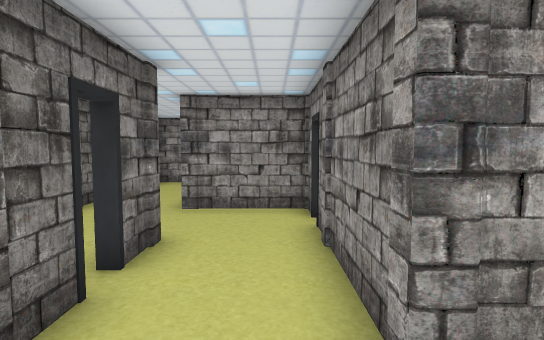
View 1 (above)

17 first-person views from a walk through a Unity game level. The camera is 1.5 m above the floor, tilts 4° down and sees 80° across. Doors are open. The floor is counted in squares, 1 m on a side. Each view is taken from the middle of a square. On the plan, view 1 faces up. The plan holds only what a view shows up to about 15 squares ahead; the rest is blank. The player is left out.

View 2
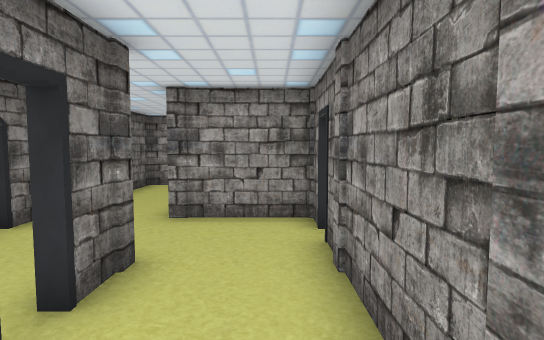

View 3
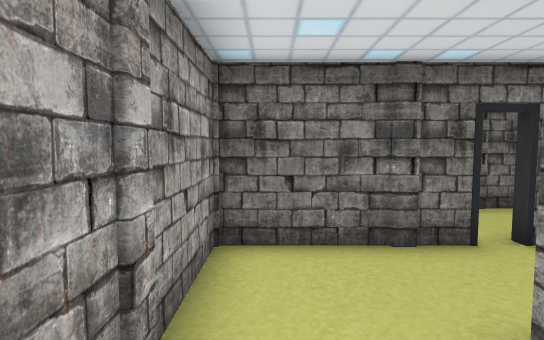

View 4
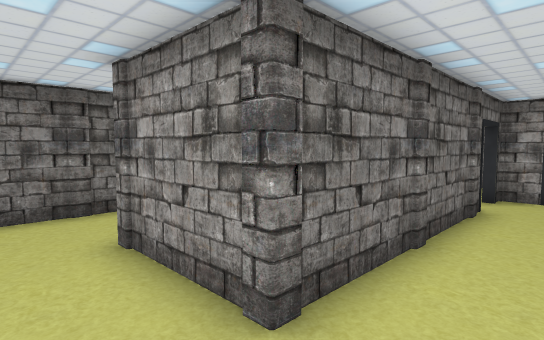

View 5
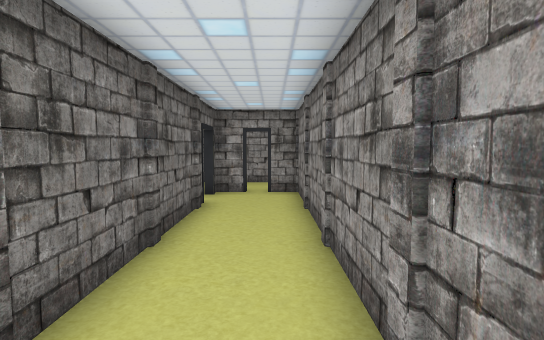

View 6
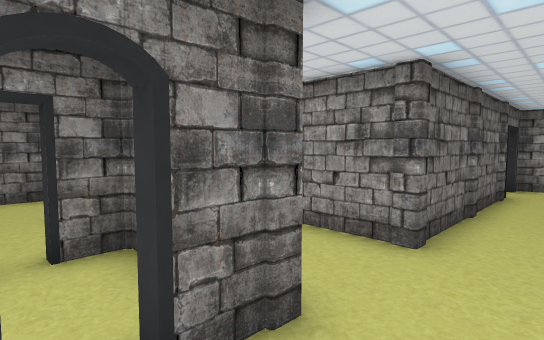

View 7
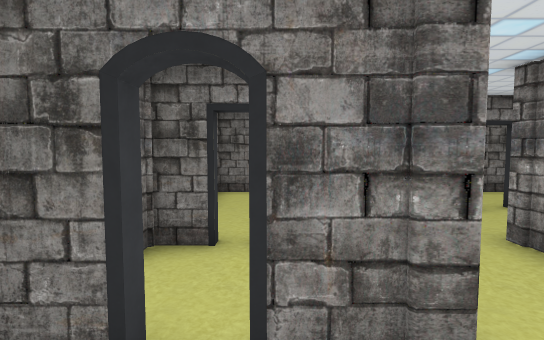

View 8
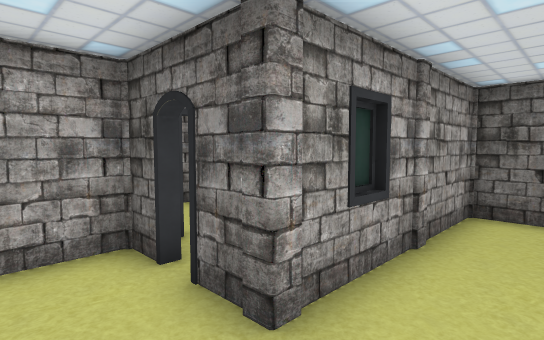

View 9
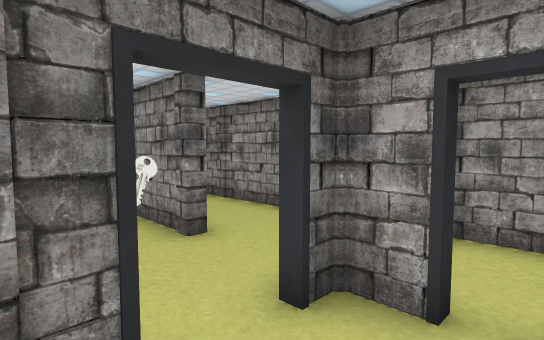

View 10
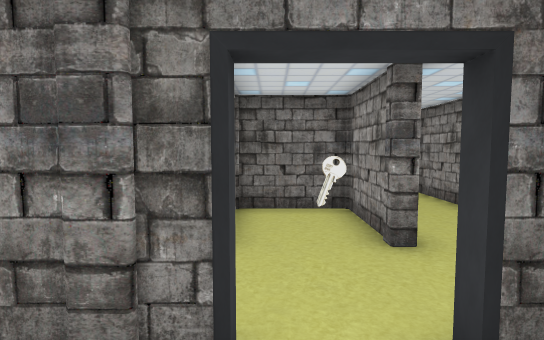

View 11
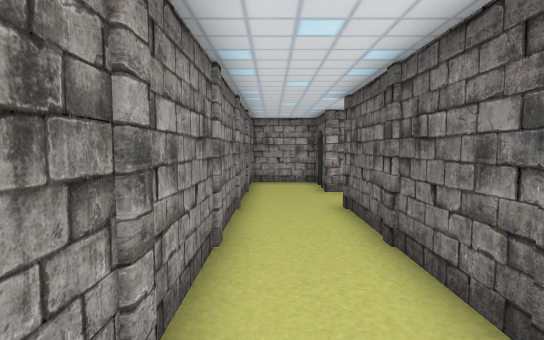

View 12
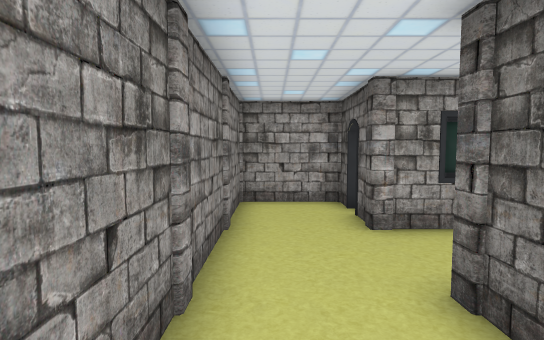

View 13
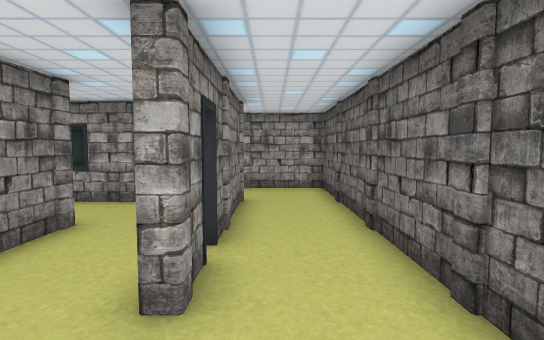

View 14
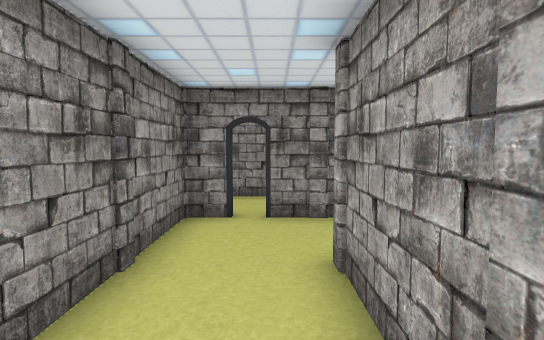

View 15
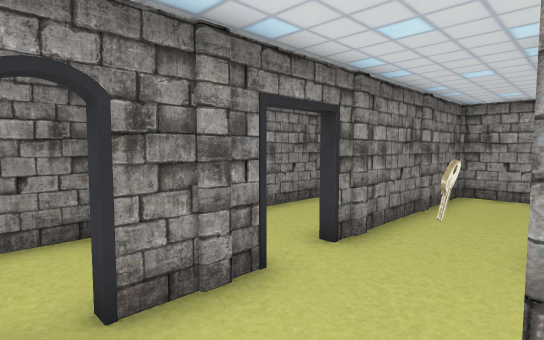

View 16
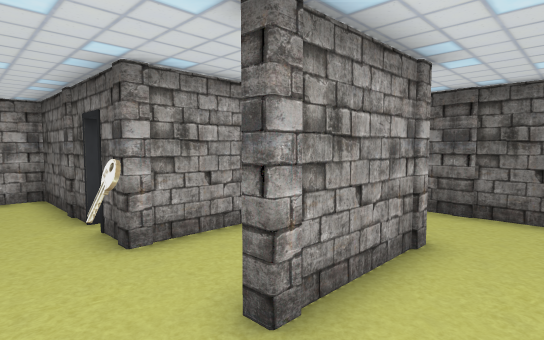

View 17
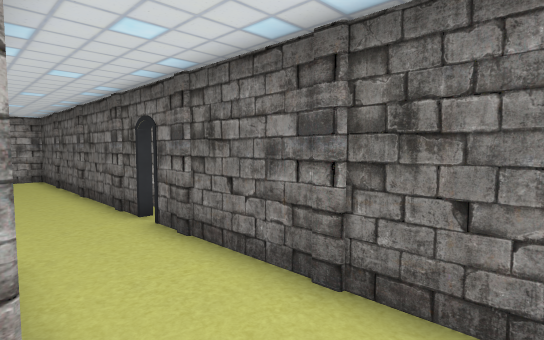

### Floor plan
Points are (right, up) in squares from view 1. A wall is a line through its corners. A room is listed if a view was taken in it or the views show most of it. See-through windows are left out.
Room 1 (views 1, 2)
walls: (-1.9, 3.2) (-1.9, -0.9) (0.6, -0.9); (-1.9, 5.2) (-1.9, 3.9); (0.9, 1.9) (0.9, 6.2); (0.9, 6.8) (0.9, 7.9) (-2.2, 7.9)
ways out: opening at (-2, 6.5) to room 3; open door at (-2, 3.5) to room 3; open door at (1, 6.5) to room 4; opening at (1, 0.5) to room 5
Room 2 (views 3, 4, 5, 6, 7, 8, 9, 10, 11, 12)
walls: (2.6, -0.9) (4.1, -0.9) (4.1, -2.1); (4.1, 8.8) (4.1, 1.9) (2.4, 1.9); (4.1, -2.9) (4.1, -3.9); (3.1, -3.9) (6.9, -3.9) (6.9, 11); (5.1, 10.9) (4.1, 10.9) (4.1, 10.2); (7, 10.9) (5.9, 10.9)
ways out: open door at (4, 9.5) to room 4; opening at (3.5, 0.5) to room 5; open door at (4, -2.5) to room 5; open door at (5.5, 11) to room 6
Room 3 (views 13, 14, 15, 16, 17)
walls: (-2.1, 3.9) (-2.1, 5.2) (-1.9, 5.2); (-4.9, 6.1) (-4.9, -3.9) (-1.9, -3.9); (-2.2, 11.1) (1.1, 11.1) (1.1, 10.9); (-2.1, -1.1) (-2.1, 3.2); (3.9, 10.2) (3.9, 12.1); (3.9, 12.8) (3.9, 13.9) (-4.9, 13.9) (-4.9, 6.8)
ways out: opening at (-2, 6.5) to room 1; open door at (-2, 3.5) to room 1; opening at (2.5, 11) to room 4; open door at (1, -2.5) to room 5; open door at (4, 12.5) to room 6; open door at (-5, 6.5)
Room 4 (no view inside)
walls: (1.1, 6.2) (1.1, 2.1) (3.9, 2.1) (3.9, 8.8); (1.1, 10.9) (-1.9, 10.9) (-1.9, 8.1) (1.1, 8.1) (1.1, 6.8)
ways out: open door at (1, 6.5) to room 1; open door at (4, 9.5) to room 2; opening at (2.5, 11) to room 3
objects: other object (2, 10)
Room 5 (no view inside)
walls: (1.1, -0.8) (1.1, -2.1); (0.6, -0.9) (2.6, -0.9); (1.1, -2.9) (1.1, -3.9); (2.4, 1.9) (0.9, 1.9)
ways out: opening at (1, 0.5) to room 1; opening at (3.5, 0.5) to room 2; open door at (4, -2.5) to room 2; open door at (1, -2.5) to room 3; open door at (2.5, -4)
Room 6 (no view inside)
walls: (5.9, 13.9) (3.9, 13.9); (6.9, 11) (6.9, 13.2)
ways out: open door at (5.5, 11) to room 2; open door at (4, 12.5) to room 3

Positions as (right, up) in squares from view 1, and headings:
1: (0, 0), facing up
2: (0, 1), facing up
3: (3, 0), facing left
4: (6, 0), facing up-left
5: (6, 0), facing up
6: (6, -3), facing up-left
7: (6, -2), facing left
8: (6, 1), facing down-left
9: (6, 8), facing up-left
10: (6, 9), facing left
11: (6, 10), facing down
12: (6, 5), facing down
13: (-3, 8), facing down
14: (-3, 12), facing right
15: (1, 13), facing down-right
16: (3, 13), facing down-left
17: (-2, 13), facing down-left
